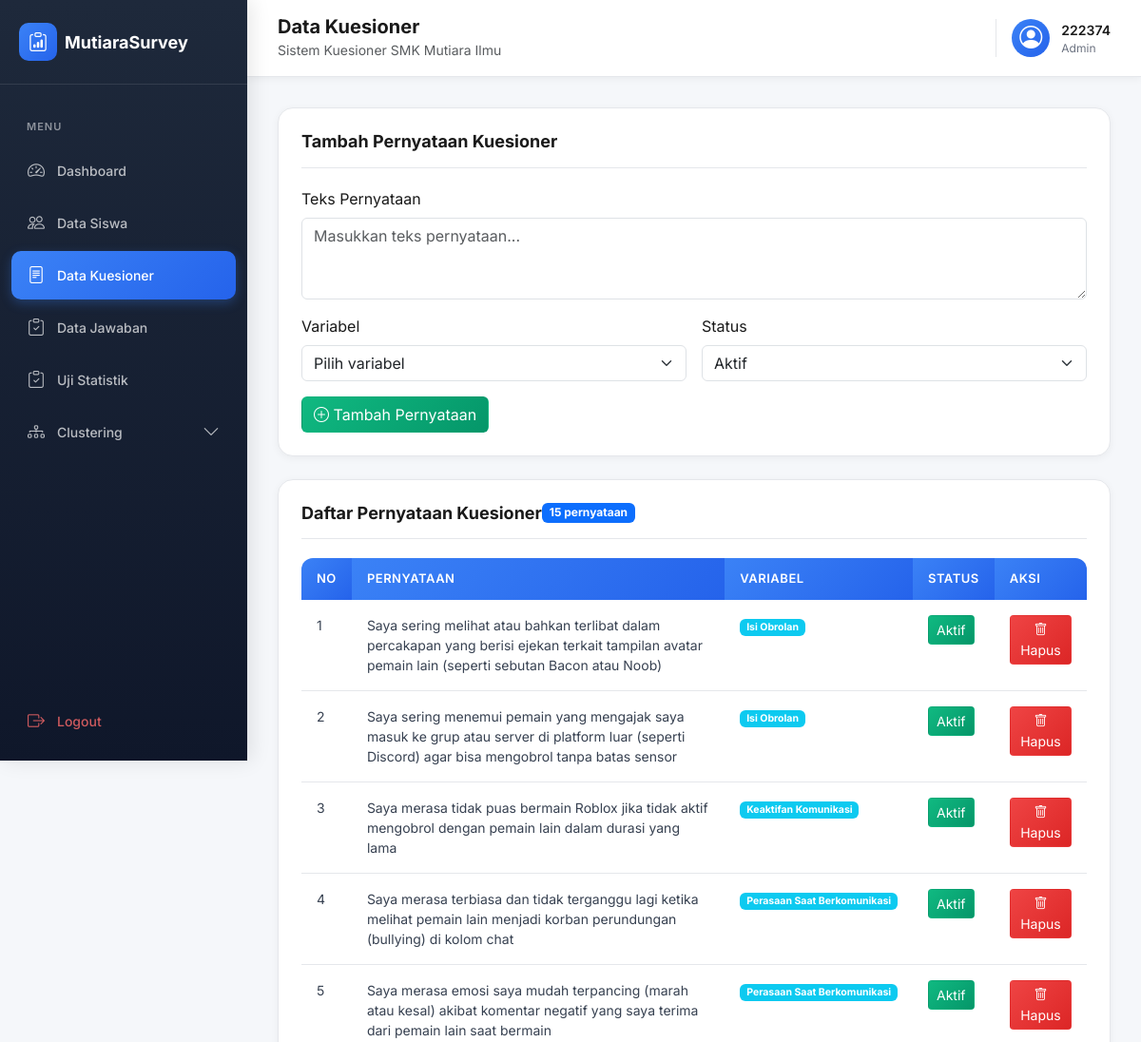
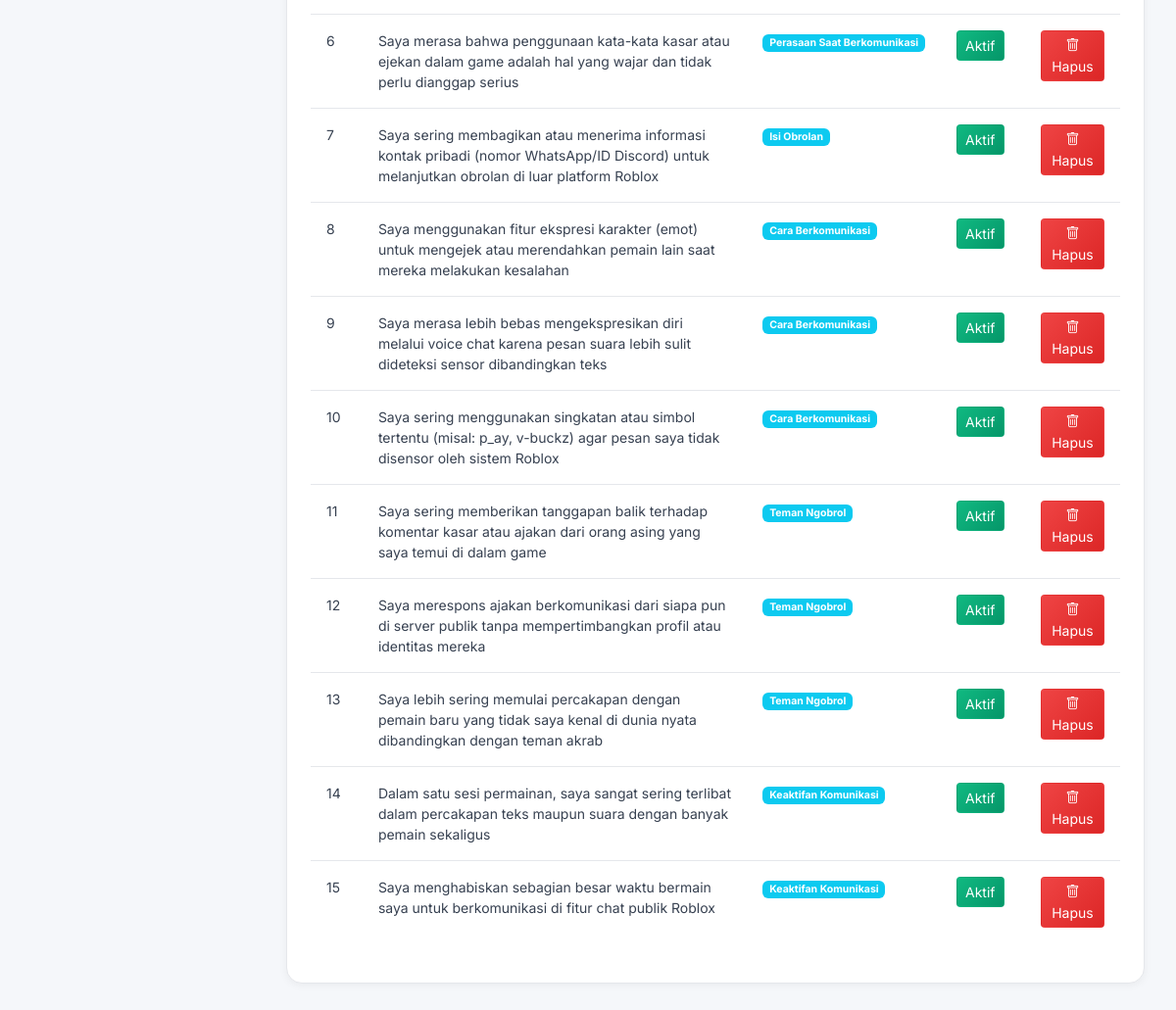
The page /admin/kuesioner.php (signed in) on the database its author committed (2 pictures, top to bottom).
### tables this page shows
CREATE TABLE `kuesioner` (
  `id_pernyataan` int NOT NULL,
  `teks_pernyataan` text NOT NULL,
  `variabel` enum('Keaktifan Komunikasi','Teman Ngobrol','Cara Berkomunikasi','Isi Obrolan','Perasaan Saat Berkomunikasi') NOT NULL,
  `status` enum('aktif','nonaktif') NOT NULL
);

### includes/init.php (called while the page is built, shortened)
<?php
$BASE_URL = 'http://localhost/Kuesioner';
function sanitize(string $value): string
{
    return htmlspecialchars(trim($value), ENT_QUOTES, 'UTF-8');
}
function url(string $path = ''): string
{
    global $BASE_URL;
    return rtrim($BASE_URL, '/') . '/' . ltrim($path, '/');
}

### admin/kuesioner.php (the view, shortened to what this page needs)
<?php
require_once __DIR__ . '/../includes/init.php';
$kuesionerList = $conn->query('SELECT * FROM kuesioner ORDER BY id_pernyataan DESC')->fetch_all(MYSQLI_ASSOC);
require_once __DIR__ . '/layout_header.php';
?>
<div class="data-card mb-4">
    <div class="card-header">
        <h5 class="card-title mb-0">Tambah Pernyataan Kuesioner</h5>
    </div>
    <form method="POST" class="row g-3">
        <div class="col-12">
            <label class="form-label">Teks Pernyataan</label>
            <textarea name="teks_pernyataan" class="form-control" rows="3" placeholder="Masukkan teks pernyataan..." required></textarea>
        </div>
        <div class="col-md-6">
            <label class="form-label">Variabel</label>
            <select name="variabel" class="form-select" required>
                <option value="">Pilih variabel</option>
            </select>
        </div>
        <div class="col-md-6">
            <label class="form-label">Status</label>
            <select name="status" class="form-select">
                <option value="aktif" selected>Aktif</option>
            </select>
        </div>
        <div class="col-12">
            <button type="submit" class="btn btn-success-modern">
                <i class="bi bi-plus-circle"></i> Tambah Pernyataan
            </button>
        </div>
    </form>
</div>
<div class="data-card">
    <div class="card-header">
        <h5 class="card-title mb-0">Daftar Pernyataan Kuesioner</h5>
        <span class="badge bg-primary"><?php echo count($kuesionerList); ?> pernyataan</span>
    </div>
    <div class="table-responsive">
        <table class="table table-modern">
            <thead>
                <tr>
                    <th>No</th>
                    <th>Pernyataan</th>
                    <th>Variabel</th>
                    <th>Status</th>
                    <th>Aksi</th>
                </tr>
            </thead>
            <tbody>
                <?php $no = 1; foreach ($kuesionerList as $k): ?>
                <tr>
                    <td><?php echo $no++; ?></td>
                    <td><?php echo sanitize($k['teks_pernyataan']); ?></td>
                    <td><span class="badge bg-info"><?php echo ucfirst(sanitize($k['variabel'])); ?></span></td>
                    <td>
                        <form method="POST" class="d-inline">
                            <button type="submit" class="btn btn-sm <?php echo $k['status'] === 'aktif' ? 'btn-success-modern' : 'btn-secondary'; ?>">
                                <?php echo $k['status'] === 'aktif' ? 'Aktif' : 'Nonaktif'; ?>
                            </button>
                        </form>
                    </td>
                    <td>
                        <form method="POST" onsubmit="return confirm('Hapus pernyataan ini?');" class="d-inline">
                            <button type="submit" class="btn btn-sm btn-danger-modern">
                                <i class="bi bi-trash"></i> Hapus
                            </button>
                        </form>
                    </td>
                </tr>
                <?php endforeach; ?>
            </tbody>
        </table>
    </div>
</div>
<?php require_once __DIR__ . '/layout_footer.php'; ?>

### admin/layout_header.php (shortened to what this page needs)
<?php
require_once __DIR__ . '/../includes/init.php';
$user = $_SESSION['user'];
$currentPage = basename($_SERVER['PHP_SELF'], '.php');
?>
<!DOCTYPE html>
<html lang="id">
<head>
    <link rel="stylesheet" href="https://cdn.jsdelivr.net/npm/bootstrap@5.3.3/dist/css/bootstrap.min.css">
    <link rel="stylesheet" href="https://cdn.jsdelivr.net/npm/bootstrap-icons@1.11.0/font/bootstrap-icons.css">
    <link rel="stylesheet" href="<?php echo url('assets/css/admin.css'); ?>">
</head>
<body class="admin-body">
    <aside class="admin-sidebar" id="adminSidebar">
        <div class="sidebar-header">
            <div class="d-flex align-items-center gap-2">
                <div class="logo-icon">
                    <i class="bi bi-clipboard-data"></i>
                </div>
                <span class="brand-text">MutiaraSurvey</span>
            </div>
        </div>
        <nav class="sidebar-nav">
            <div class="nav-section">
                <div class="nav-label">MENU</div>
                <a href="<?php echo url('admin/dashboard.php'); ?>" class="nav-item <?php echo $currentPage === 'dashboard' ? 'active' : ''; ?>">
                    <i class="bi bi-speedometer2"></i>
                    <span>Dashboard</span>
                </a>
                <a href="<?php echo url('admin/siswa.php'); ?>" class="nav-item <?php echo $currentPage === 'siswa' ? 'active' : ''; ?>">
                    <i class="bi bi-people"></i>
                    <span>Data Siswa</span>
                </a>
                <a href="<?php echo url('admin/kuesioner.php'); ?>" class="nav-item <?php echo $currentPage === 'kuesioner' ? 'active' : ''; ?>">
                    <i class="bi bi-file-text"></i>
                    <span>Data Kuesioner</span>
                </a>
                <a href="<?php echo url('admin/jawaban.php'); ?>" class="nav-item <?php echo $currentPage === 'jawaban' ? 'active' : ''; ?>">
                    <i class="bi bi-clipboard-check"></i>
                    <span>Data Jawaban</span>
                </a>
                <a href="<?php echo url('admin/uji_statistik.php'); ?>" class="nav-item <?php echo $currentPage === 'uji_statistik' ? 'active' : ''; ?>">
                    <i class="bi bi-clipboard-check"></i>
                    <span>Uji Statistik</span>
                </a>
                <div class="nav-group">
                    <a href="#clusteringSubmenu" class="nav-item <?php echo $currentPage === 'clustering' ? 'active' : ''; ?>" data-bs-toggle="collapse" role="button" aria-expanded="<?php echo $currentPage === 'clustering' ? 'true' : 'false'; ?>">
                        <i class="bi bi-diagram-3"></i>
                        <span>Clustering</span>
                        <i class="bi bi-chevron-down ms-auto small"></i>
                    </a>
                </div>
            </div>
            <div class="nav-section mt-auto">
                <a href="<?php echo url('logout.php'); ?>" class="nav-item nav-item-danger">
                    <i class="bi bi-box-arrow-right"></i>
                    <span>Logout</span>
                </a>
            </div>
        </nav>
    </aside>
    <div class="admin-main">
        <header class="admin-topbar">
            <div class="d-flex align-items-center justify-content-between w-100">
                <div class="d-flex align-items-center gap-3">
                    <div>
                        <h5 class="page-title mb-0" id="pageTitle">
                        </h5>
                        <small class="text-muted">Sistem Kuesioner SMK Mutiara Ilmu</small>
                    </div>
                </div>
                <div class="d-flex align-items-center gap-3">
                    <div class="user-profile">
                        <div class="avatar">
                            <i class="bi bi-person-circle"></i>
                        </div>
                        <div class="user-info">
                            <div class="user-name"><?php echo sanitize($user['nis']); ?></div>
                            <div class="user-role">Admin</div>
                        </div>
                    </div>
                </div>
            </div>
        </header>
        <main class="admin-content">

### admin/layout_footer.php (shortened to what this page needs)
        </main>
    </div>
</body>
</html>

### assets/css/admin.css (style rules this page uses)
* { margin: 0; padding: 0; box-sizing: border-box; }
body.admin-body { font-family: 'Inter', sans-serif; background-color: #f5f7fa; color: #1a1a1a; overflow-x: hidden; }
.admin-sidebar { position: fixed; left: 0; top: 0; width: 260px; height: 100vh; background: linear-gradient(180deg, #1e293b 0%, #0f172a 100%); color: #fff; display: flex; flex-direction: column; z-index: 1000; transition: transform 0.3s ease; box-shadow: 4px 0 20px rgba(0, 0, 0, 0.1); }
.sidebar-header { padding: 24px 20px; border-bottom: 1px solid rgba(255, 255, 255, 0.1); }
.logo-icon { width: 40px; height: 40px; background: linear-gradient(135deg, #3b82f6 0%, #2563eb 100%); border-radius: 10px; display: flex; align-items: center; justify-content: center; font-size: 20px; }
.brand-text { font-size: 18px; font-weight: 700; color: #fff; }
.sidebar-nav { flex: 1; padding: 16px 12px; display: flex; flex-direction: column; overflow-y: auto; }
.nav-section { display: flex; flex-direction: column; gap: 4px; }
.nav-label { font-size: 11px; font-weight: 600; text-transform: uppercase; letter-spacing: 1px; color: rgba(255, 255, 255, 0.5); padding: 12px 16px 8px; margin-top: 8px; }
.nav-item { display: flex; align-items: center; gap: 12px; padding: 12px 16px; color: rgba(255, 255, 255, 0.7); text-decoration: none; border-radius: 10px; transition: all 0.2s ease; font-weight: 500; font-size: 14px; }
.nav-item i { font-size: 18px; width: 20px; text-align: center; }
.nav-item.active { background: linear-gradient(135deg, #3b82f6 0%, #2563eb 100%); color: #fff; box-shadow: 0 4px 12px rgba(59, 130, 246, 0.3); }
.nav-item-danger { color: rgba(255, 107, 107, 0.8); }
.admin-main { margin-left: 260px; min-height: 100vh; transition: margin-left 0.3s ease; }
.admin-topbar { background: #fff; padding: 16px 32px; box-shadow: 0 2px 8px rgba(0, 0, 0, 0.05); position: sticky; top: 0; z-index: 100; border-bottom: 1px solid #e5e7eb; }
.page-title { font-size: 20px; font-weight: 700; color: #1a1a1a; }
.user-profile { display: flex; align-items: center; gap: 12px; padding-left: 16px; border-left: 1px solid #e5e7eb; }
.avatar { width: 40px; height: 40px; border-radius: 50%; background: linear-gradient(135deg, #3b82f6 0%, #2563eb 100%); display: flex; align-items: center; justify-content: center; color: #fff; font-size: 24px; }
.user-info { display: flex; flex-direction: column; }
.user-name { font-weight: 600; font-size: 14px; color: #1a1a1a; }
.user-role { font-size: 12px; color: #6b7280; }
.admin-content { padding: 32px; }
.data-card { background: #fff; border-radius: 16px; padding: 24px; box-shadow: 0 2px 8px rgba(0, 0, 0, 0.05); border: 1px solid #e5e7eb; margin-bottom: 24px; }
.card-header { display: flex; justify-content: between; align-items: center; margin-bottom: 20px; padding-bottom: 16px; border-bottom: 1px solid #e5e7eb; }
.card-title { font-size: 18px; font-weight: 700; color: #1a1a1a; }
.table-modern { width: 100%; border-collapse: separate; border-spacing: 0; }
.table-modern thead th { background: linear-gradient(135deg, #3b82f6 0%, #2563eb 100%); color: #fff; padding: 12px 16px; font-weight: 600; font-size: 13px; text-transform: uppercase; letter-spacing: 0.5px; border: none; text-align: left; }
.table-modern thead th:first-child { border-top-left-radius: 12px; }
.table-modern thead th:last-child { border-top-right-radius: 12px; }
.table-modern tbody tr { background: #fff; transition: all 0.2s ease; }
.table-modern tbody td { padding: 16px; border-bottom: 1px solid #e5e7eb; color: #374151; font-size: 14px; }
.table-modern tbody tr:last-child td { border-bottom: none; }
.btn-success-modern { background: linear-gradient(135deg, #10b981 0%, #059669 100%); color: #fff; }
.btn-danger-modern { background: linear-gradient(135deg, #ef4444 0%, #dc2626 100%); color: #fff; }

### rows shown on the page
kuesioner: teks_pernyataan "Saya sering melihat atau bahkan terlibat dalam percakapan yang berisi ejekan terkait tampilan avatar pemain lain (seperti sebutan Bacon atau Noob)", variabel "Isi Obrolan", status "Aktif"
kuesioner: teks_pernyataan "Saya sering menemui pemain yang mengajak saya masuk ke grup atau server di platform luar (seperti Discord) agar bisa mengobrol tanpa batas sensor", variabel "Isi Obrolan", status "Aktif"
kuesioner: teks_pernyataan "Saya merasa tidak puas bermain Roblox jika tidak aktif mengobrol dengan pemain lain dalam durasi yang lama", variabel "Keaktifan Komunikasi", status "Aktif"
kuesioner: teks_pernyataan "Saya merasa terbiasa dan tidak terganggu lagi ketika melihat pemain lain menjadi korban perundungan (bullying) di kolom chat", variabel "Perasaan Saat Berkomunikasi", status "Aktif"
kuesioner: teks_pernyataan "Saya merasa emosi saya mudah terpancing (marah atau kesal) akibat komentar negatif yang saya terima dari pemain lain saat bermain", variabel "Perasaan Saat Berkomunikasi", status "Aktif"
kuesioner: teks_pernyataan "Saya merasa bahwa penggunaan kata-kata kasar atau ejekan dalam game adalah hal yang wajar dan tidak perlu dianggap serius", variabel "Perasaan Saat Berkomunikasi", status "Aktif"
kuesioner: teks_pernyataan "Saya sering membagikan atau menerima informasi kontak pribadi (nomor WhatsApp/ID Discord) untuk melanjutkan obrolan di luar platform Roblox", variabel "Isi Obrolan", status "Aktif"
kuesioner: teks_pernyataan "Saya menggunakan fitur ekspresi karakter (emot) untuk mengejek atau merendahkan pemain lain saat mereka melakukan kesalahan", variabel "Cara Berkomunikasi", status "Aktif"
kuesioner: teks_pernyataan "Saya merasa lebih bebas mengekspresikan diri melalui voice chat karena pesan suara lebih sulit dideteksi sensor dibandingkan teks", variabel "Cara Berkomunikasi", status "Aktif"
kuesioner: teks_pernyataan "Saya sering menggunakan singkatan atau simbol tertentu (misal: p_ay, v-buckz) agar pesan saya tidak disensor oleh sistem Roblox", variabel "Cara Berkomunikasi", status "Aktif"
kuesioner: teks_pernyataan "Saya sering memberikan tanggapan balik terhadap komentar kasar atau ajakan dari orang asing yang saya temui di dalam game", variabel "Teman Ngobrol", status "Aktif"
kuesioner: teks_pernyataan "Saya merespons ajakan berkomunikasi dari siapa pun di server publik tanpa mempertimbangkan profil atau identitas mereka", variabel "Teman Ngobrol", status "Aktif"
kuesioner: teks_pernyataan "Saya lebih sering memulai percakapan dengan pemain baru yang tidak saya kenal di dunia nyata dibandingkan dengan teman akrab", variabel "Teman Ngobrol", status "Aktif"
kuesioner: teks_pernyataan "Dalam satu sesi permainan, saya sangat sering terlibat dalam percakapan teks maupun suara dengan banyak pemain sekaligus", variabel "Keaktifan Komunikasi", status "Aktif"
kuesioner: teks_pernyataan "Saya menghabiskan sebagian besar waktu bermain saya untuk berkomunikasi di fitur chat publik Roblox", variabel "Keaktifan Komunikasi", status "Aktif"

### other values the page prints
$user['nis'] "222374"
count($kuesionerList) "15"
